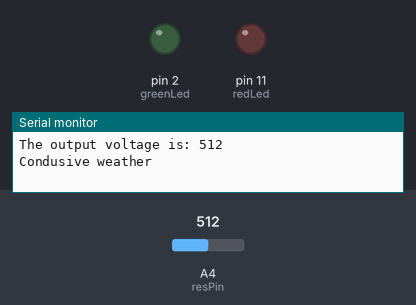
This sketch was run on a simulated Arduino Uno, built with avr-gcc and run on an emulated ATmega328P. On the bench: output pins drawn as LEDs (lit = HIGH), the last lines printed to the serial monitor. The test bench sets the inputs (shaded band); at power-on: A4 (resPin) = 512.

Above: at 1.8 s.
1.9 s: A4 (resPin) set to 383
3.7 s: A4 (resPin) set to 365
At 5.7 s:
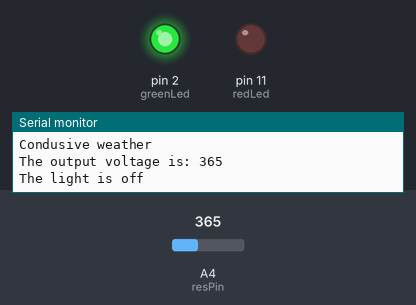
6.0 s: A4 (resPin) set to 810
At 8.6 s:
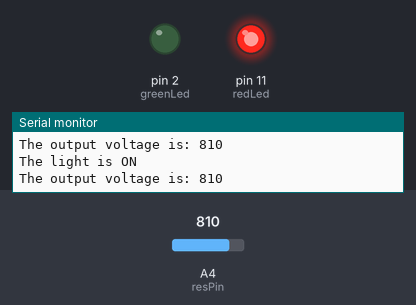
9.4 s: A4 (resPin) set to 783
At 12.5 s:
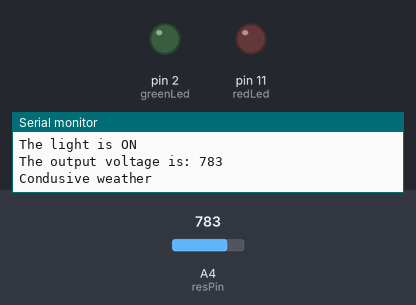
12.8 s: A4 (resPin) set to 900
At 14.5 s:
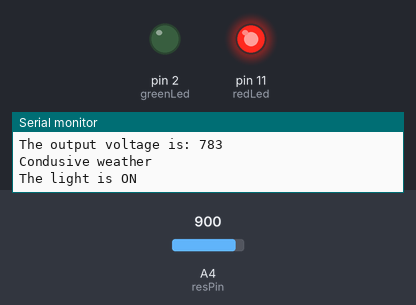
15.5 s: A4 (resPin) set to 790
At 18.4 s:
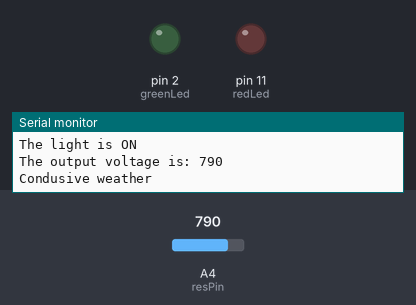
Timing chart, 0 to 19.9 s (numbered marks = the images above; inputs shaded):
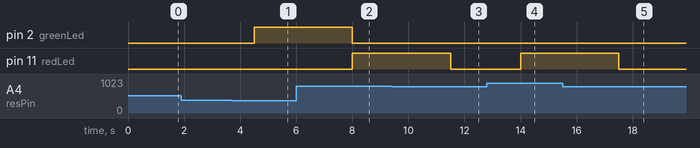

The sketch:

Photoresistor.ino
```cpp
int resPin = A4;
int redLed = 11;
int greenLed = 2;
int readVolt;
int dt = 500;
String msg = "The output voltage is: ";


void setup() {
  // put your setup code here, to run once:
Serial.begin(9600);
pinMode(resPin, INPUT);
pinMode(redLed, OUTPUT);
pinMode(greenLed, OUTPUT);

}

void loop() {
  // put your main code here, to run repeatedly:

readVolt = analogRead(resPin);
Serial.print(msg);
Serial.println(readVolt);
delay(dt);

if (readVolt <= 375){
  Serial.println("The light is off");
  digitalWrite(greenLed, HIGH);
  delay(dt);
  digitalWrite(redLed, LOW);
  readVolt = analogRead(resPin);
}
delay(dt);

if(readVolt > 375 && readVolt < 800){
  Serial.println("Condusive weather");
  readVolt = analogRead(resPin);
  digitalWrite(redLed, LOW);
  digitalWrite(greenLed, LOW);
  readVolt = analogRead(resPin);
}

delay(dt);

if (readVolt >= 800){
  Serial.println("The light is ON");
  digitalWrite(redLed, HIGH);
  digitalWrite(greenLed, LOW);
  readVolt = analogRead(resPin);
}
delay(dt);

}
```

Measured:
- the behaviour switches between 376 and 375 on A4 (resPin) (found by bisection; images 0 and 1)
- the behaviour switches between 800 and 799 on A4 (resPin) (found by bisection; images 2 and 3)
- after the input at 3.7 s, pin 2 (greenLed): LOW → HIGH after 0.80 s
- after the input at 6.0 s, pin 2 (greenLed): HIGH → LOW after 2.0 s; pin 11 (redLed): LOW → HIGH after 2.0 s
- after the input at 9.4 s, pin 11 (redLed): HIGH → LOW after 2.1 s
- after the input at 12.8 s, pin 11 (redLed): LOW → HIGH after 1.2 s
- after the input at 15.5 s, pin 11 (redLed): HIGH → LOW after 2.0 s
